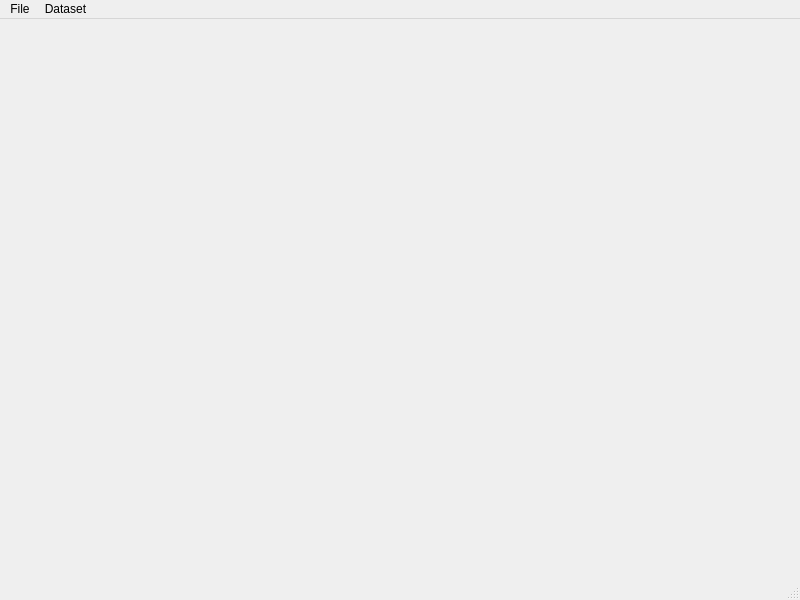
<?xml version="1.0" encoding="UTF-8"?>
<ui version="4.0">
 <class>MainWindow</class>
 <widget class="QMainWindow" name="MainWindow">
  <property name="windowModality">
   <enum>Qt::ApplicationModal</enum>
  </property>
  <property name="geometry">
   <rect>
    <x>0</x>
    <y>0</y>
    <width>800</width>
    <height>600</height>
   </rect>
  </property>
  <property name="windowTitle">
   <string>MainWindow</string>
  </property>
  <widget class="QWidget" name="centralwidget"/>
  <widget class="QMenuBar" name="menubar">
   <property name="geometry">
    <rect>
     <x>0</x>
     <y>0</y>
     <width>800</width>
     <height>24</height>
    </rect>
   </property>
   <widget class="QMenu" name="menuFile">
    <property name="title">
     <string>File</string>
    </property>
    <addaction name="openDicomFilesMenu"/>
    <addaction name="action1111"/>
   </widget>
   <widget class="QMenu" name="menuDataset">
    <property name="title">
     <string>Dataset</string>
    </property>
   </widget>
   <addaction name="menuFile"/>
   <addaction name="menuDataset"/>
  </widget>
  <widget class="QStatusBar" name="statusbar"/>
  <action name="openDicomFilesMenu">
   <property name="checkable">
    <bool>false</bool>
   </property>
   <property name="text">
    <string>Open Dicom Files</string>
   </property>
  </action>
  <action name="action1111">
   <property name="text">
    <string>1111</string>
   </property>
  </action>
 </widget>
 <resources/>
 <connections/>
</ui>
